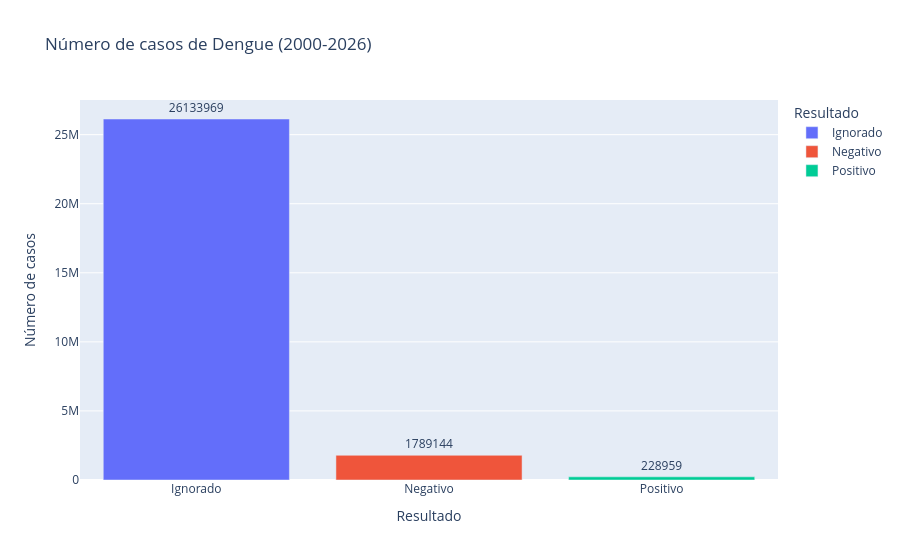

Write notebook code for a chart like this one.
### Code cell
# Contagem dos resultados
dengue_counts = (
    classi_fin["DENGUE"]
    .value_counts()
    .reset_index()
)

dengue_counts.columns = ["Resultado", "Contagem"]

fig = px.bar(
    dengue_counts,
    x="Resultado",
    y="Contagem",
    text="Contagem",
    title="Número de casos de Dengue (2000-2026)",
    labels={
        "Contagem": "Número de casos",
        "Resultado": "Resultado"
    },
    color="Resultado"
)

fig.update_traces(textposition="outside")

fig.show()

### Figure 1 — Plotly figure (JSON) as saved in the notebook; plotly's stock layout.template omitted (floating-point values rounded to 4 significant figures)
{"data": [{"hovertemplate": "Resultado=%{x}<br>Número de casos=%{text}<extra></extra>", "legendgroup": "Ignorado", "marker": {"color": "#636efa", "pattern": {"shape": ""}}, "name": "Ignorado", "orientation": "v", "showlegend": true, "text": [26130000.0], "textposition": "outside", "type": "bar", "x": ["Ignorado"], "xaxis": "x", "y": [26133969], "yaxis": "y"}, {"hovertemplate": "Resultado=%{x}<br>Número de casos=%{text}<extra></extra>", "legendgroup": "Negativo", "marker": {"color": "#EF553B", "pattern": {"shape": ""}}, "name": "Negativo", "orientation": "v", "showlegend": true, "text": [1789000.0], "textposition": "outside", "type": "bar", "x": ["Negativo"], "xaxis": "x", "y": [1789144], "yaxis": "y"}, {"hovertemplate": "Resultado=%{x}<br>Número de casos=%{text}<extra></extra>", "legendgroup": "Positivo", "marker": {"color": "#00cc96", "pattern": {"shape": ""}}, "name": "Positivo", "orientation": "v", "showlegend": true, "text": [229000.0], "textposition": "outside", "type": "bar", "x": ["Positivo"], "xaxis": "x", "y": [228959], "yaxis": "y"}], "layout": {"barmode": "relative", "legend": {"title": {"text": "Resultado"}, "tracegroupgap": 0}, "title": {"text": "Número de casos de Dengue (2000-2026)"}, "xaxis": {"anchor": "y", "categoryarray": ["Ignorado", "Negativo", "Positivo"], "categoryorder": "array", "domain": [0, 1], "title": {"text": "Resultado"}}, "yaxis": {"anchor": "x", "domain": [0, 1], "title": {"text": "Número de casos"}}}}
